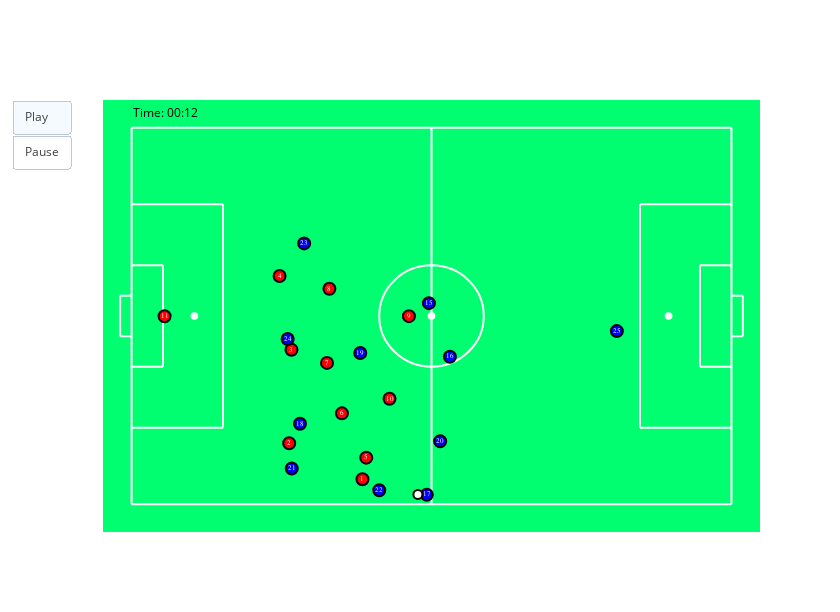

Write notebook code for a chart like this one.
### Markdown cell above
# Add heatmap to visualizer

### Code cell
# initialize the tracking data visualizer
viz = trackingDataVisualizer(df_track, df_events)
viz.set_sequence_by_frames(start_frame=300, end_frame=400)
viz.add_player_number()
fig = viz.get_figure()
# when watching a video we always need to call the figure like this, as validation is extremely slow for videos
plotly.offline.iplot(fig, validate=False, auto_play=False)

### Figure 1 — Plotly figure (JSON) as saved in the notebook; plotly's stock layout.template omitted (floating-point values rounded to 4 significant figures)
{"data": [{"hoverinfo": "none", "marker": {"color": ["red", "red", "red", "red", "red", "red", "red", "red", "red", "red", "red", "blue", "blue", "blue", "blue", "blue", "blue", "blue", "blue", "blue", "blue", "blue"], "line": {"color": "black", "width": 2}, "size": 12}, "mode": "markers+text", "showlegend": false, "text": [1, 2, 3, 4, 5, 6, 7, 8, 9, 10, 11, 15, 16, 17, 18, 19, 20, 21, 22, 23, 24, 25], "textfont": {"color": "white", "family": "sans serif", "size": 7}, "x": [40.42, 27.59, 27.99, 25.9, 41.08, 36.82, 34.21, 34.63, 48.55, 45.15, 5.777, 52.05, 55.72, 51.67, 29.48, 40.03, 54.02, 28.04, 43.36, 30.21, 27.32, 84.95], "y": [4.534, 11.03, 27.9, 41.23, 8.421, 16.42, 25.53, 38.92, 33.97, 19.05, 33.95, 36.32, 26.65, 1.732, 14.54, 27.33, 11.39, 6.461, 2.55, 47.11, 29.84, 31.27]}, {"hoverinfo": "none", "marker": {"color": ["white"], "line": {"color": "black", "width": 2}, "size": 9}, "mode": "markers+text", "showlegend": false, "text": [-1], "textfont": {"color": "white", "family": "sans serif", "size": 7}, "x": [50.12], "y": [1.777]}, {"hoverinfo": "none", "mode": "text", "showlegend": false, "text": "Time: 00:12", "textfont": {"color": "black"}, "x": [6], "y": [70.5]}, {"fill": "toself", "fillcolor": "rgba(0,255,112,1)", "hoverinfo": "none", "mode": "none", "showlegend": false, "x": [42.5, 62.5, 62.5, 42.5, 42.5], "y": [68.5, 68.5, 72.5, 72.5, 68.5]}, {"hoverinfo": "none", "mode": "text", "showlegend": false, "text": " ", "textfont": {"color": "black"}, "x": [52.5], "y": [70.5]}], "layout": {"autosize": false, "height": 612, "plot_bgcolor": "rgba(0,255,112,1)", "shapes": [{"layer": "below", "line": {"color": "white", "width": 2}, "type": "line", "x0": 52.5, "x1": 52.5, "y0": 0, "y1": 68}, {"layer": "below", "line": {"color": "white", "width": 2}, "type": "line", "x0": 0, "x1": 16, "y0": 54.16, "y1": 54.16}, {"layer": "below", "line": {"color": "white", "width": 2}, "type": "line", "x0": 16, "x1": 16, "y0": 54.16, "y1": 13.84}, {"layer": "below", "line": {"color": "white", "width": 2}, "type": "line", "x0": 16, "x1": 0, "y0": 13.84, "y1": 13.84}, {"layer": "below", "line": {"color": "white", "width": 2}, "type": "line", "x0": 0, "x1": 5.5, "y0": 24.84, "y1": 24.84}, {"layer": "below", "line": {"color": "white", "width": 2}, "type": "line", "x0": 5.5, "x1": 5.5, "y0": 24.84, "y1": 43.16}, {"layer": "below", "line": {"color": "white", "width": 2}, "type": "line", "x0": 5.5, "x1": 0, "y0": 43.16, "y1": 43.16}, {"layer": "below", "line": {"color": "white", "width": 2}, "type": "line", "x0": 105, "x1": 89, "y0": 54.16, "y1": 54.16}, {"layer": "below", "line": {"color": "white", "width": 2}, "type": "line", "x0": 89, "x1": 89, "y0": 54.16, "y1": 13.84}, {"layer": "below", "line": {"color": "white", "width": 2}, "type": "line", "x0": 89, "x1": 105, "y0": 13.84, "y1": 13.84}, {"layer": "below", "line": {"color": "white", "width": 2}, "type": "line", "x0": 105, "x1": 99.5, "y0": 24.84, "y1": 24.84}, {"layer": "below", "line": {"color": "white", "width": 2}, "type": "line", "x0": 99.5, "x1": 99.5, "y0": 24.84, "y1": 43.16}, {"layer": "below", "line": {"color": "white", "width": 2}, "type": "line", "x0": 99.5, "x1": 105, "y0": 43.16, "y1": 43.16}, {"fillcolor": "white", "layer": "below", "line": {"color": "white"}, "type": "circle", "x0": 10.5, "x1": 11.5, "xref": "x", "y0": 33.5, "y1": 34.5, "yref": "y"}, {"fillcolor": "white", "layer": "below", "line": {"color": "white"}, "type": "circle", "x0": 93.5, "x1": 94.5, "xref": "x", "y0": 33.5, "y1": 34.5, "yref": "y"}, {"fillcolor": "white", "layer": "below", "line": {"color": "white"}, "type": "circle", "x0": 52, "x1": 53, "xref": "x", "y0": 33.5, "y1": 34.5, "yref": "y"}, {"layer": "below", "line": {"color": "white"}, "type": "circle", "x0": 43.35, "x1": 61.65, "xref": "x", "y0": 24.85, "y1": 43.15, "yref": "y"}, {"layer": "below", "line": {"color": "white", "width": 2}, "type": "line", "x0": 0, "x1": 105, "y0": 0, "y1": 0}, {"layer": "below", "line": {"color": "white", "width": 2}, "type": "line", "x0": 0, "x1": 0, "y0": 0, "y1": 68}, {"layer": "below", "line": {"color": "white", "width": 2}, "type": "line", "x0": 0, "x1": 105, "y0": 68, "y1": 68}, {"layer": "below", "line": {"color": "white", "width": 2}, "type": "line", "x0": 105, "x1": 105, "y0": 0, "y1": 68}, {"layer": "below", "line": {"color": "white", "width": 2}, "type": "line", "x0": 0, "x1": -2, "y0": 30.34, "y1": 30.34}, {"layer": "below", "line": {"color": "white", "width": 2}, "type": "line", "x0": 0, "x1": -2, "y0": 37.66, "y1": 37.66}, {"layer": "below", "line": {"color": "white", "width": 2}, "type": "line", "x0": -2, "x1": -2, "y0": 30.34, "y1": 37.66}, {"layer": "below", "line": {"color": "white", "width": 2}, "type": "line", "x0": 105, "x1": 107, "y0": 30.34, "y1": 30.34}, {"layer": "below", "line": {"color": "white", "width": 2}, "type": "line", "x0": 105, "x1": 107, "y0": 37.66, "y1": 37.66}, {"layer": "below", "line": {"color": "white", "width": 2}, "type": "line", "x0": 107, "x1": 107, "y0": 30.34, "y1": 37.66}], "updatemenus": [{"buttons": [{"args": [null, {"frame": {"duration": 30, "redraw": false}, "fromcurrent": true}], "label": "Play", "method": "animate"}, {"args": [[null], {"frame": {"duration": 0, "redraw": false}, "mode": "immediate", "transition": {"duration": 0}}], "label": "Pause", "method": "animate"}], "type": "buttons"}], "width": 840, "xaxis": {"range": [-5, 110], "showgrid": false, "showticklabels": false, "zeroline": false}, "yaxis": {"range": [-5, 73], "showgrid": false, "showticklabels": false, "zeroline": false}}}
